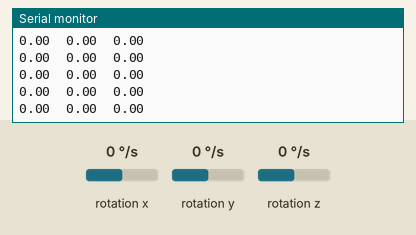
The sketch below on a simulated Arduino Nano 33 BLE. Shown: the last lines printed to the serial monitor. The inputs (shaded band) are chosen by the test bench; at power-on: rotation x 0 °/s, rotation y 0 °/s, rotation z 0 °/s.

Above: at 1.2 s.
1.3 s: rotation x set to -192 °/s
At 2.1 s:
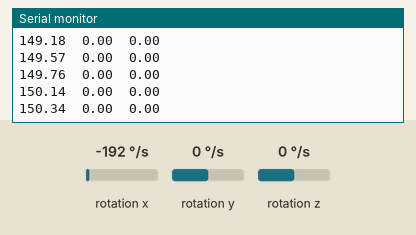
2.8 s: rotation y set to -192 °/s
At 3.5 s:
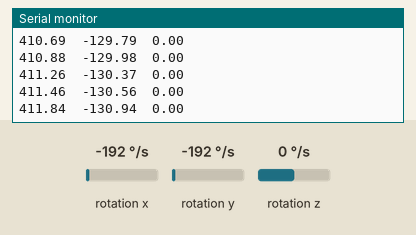
Timing chart, 0 to 3.8 s (numbered marks = the images above; inputs shaded):
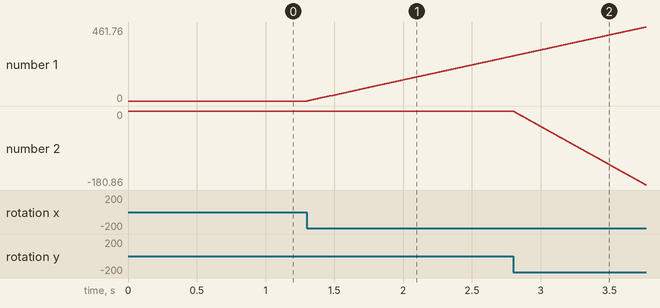

The sketch:

task1.ino
```cpp
#include "Arduino_BMI270_BMM150.h"
double gyrox = 0.0, gyroy = 0.0, gyroz = 0.0;


void setup() {
  Serial.begin(9600);
  while (!Serial);
 if (!IMU.begin()) {
    Serial.println("Failed to initialize IMU!");
    while (1);
  }
}

void loop() {
  float x, y, z;

  if (IMU.gyroscopeAvailable()) {
    IMU.readGyroscope(x, y, z);
    static double lastTime = millis();
    double dt = (millis() - lastTime) / 1000.0;
    lastTime = millis();
    gyrox = -1.0 * x * dt + gyrox;
    gyroy = y * dt + gyroy;
    gyroz = z * dt + gyroz;
    Serial.print(gyrox);
    Serial.print("\t");
    Serial.print(gyroy);
    Serial.print("\t");
    Serial.println(gyroz);
  }
}
```

Measured:
- after the input at 1.3 s, the serial monitor: prints a new line at once (image 1)
- plotted number 1: 0 → 280.9 after the input at 1.3 s
